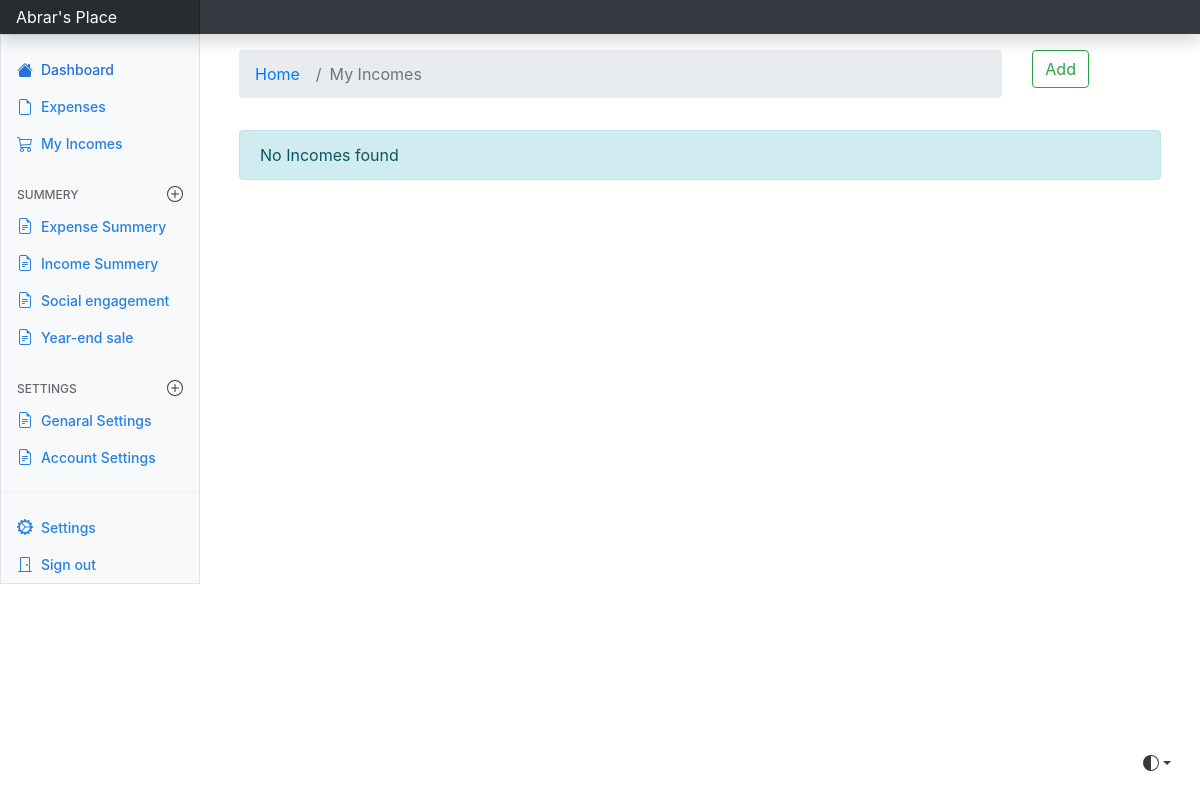
The app's page /income/income (signed in), older data.
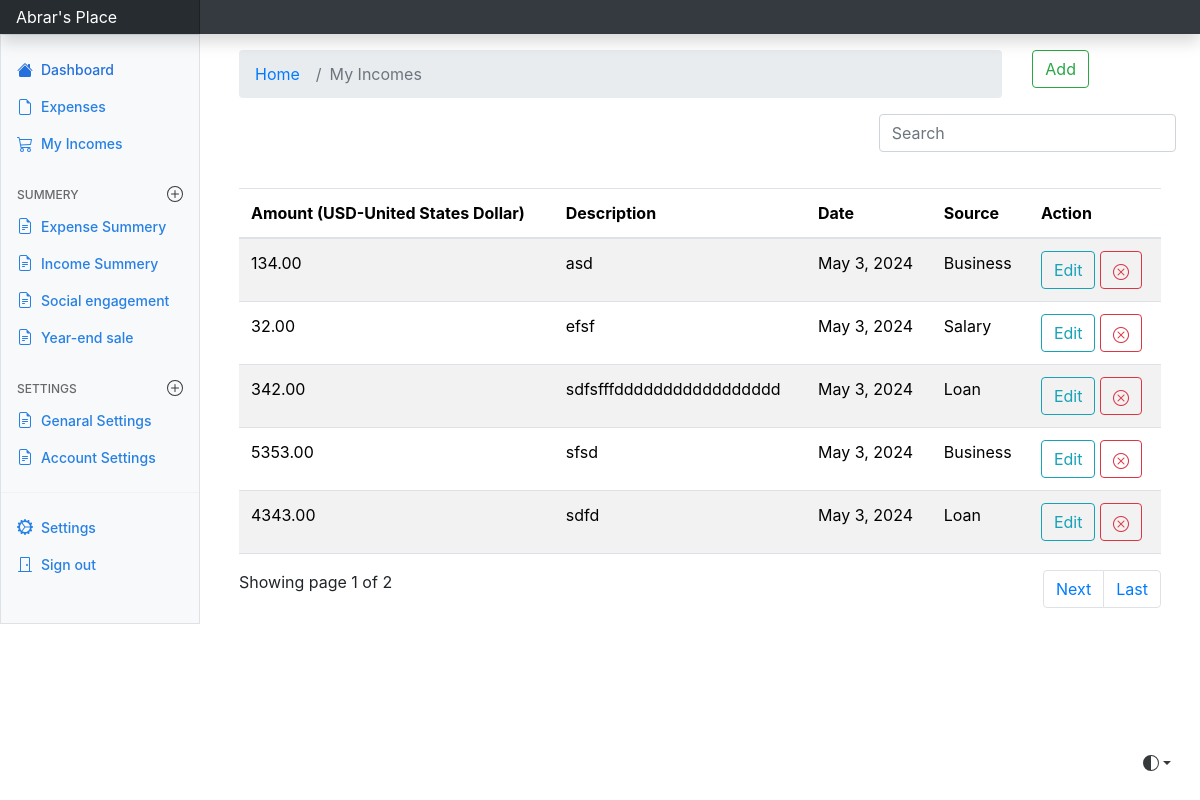
The same page, newer data.
### User_Preferences/models.py (models this page shows, shortened)
class UserPreferences(models.Model):
    user = models.OneToOneField(to=User, on_delete=models.CASCADE)
    currency = models.CharField(max_length=255,blank=True,null=True)

### income/models.py (models this page shows, shortened)
class Add_income(models.Model):
    source_type = {
        "Salary": "Salary",
        "Business": "Business",
        "Loan": "Loan",
        "Other": "Other",
    }
    user = models.ForeignKey(settings.AUTH_USER_MODEL, on_delete=models.CASCADE, default=1)
    amount = models.DecimalField(max_digits=10, decimal_places=2)
    description = models.TextField()
    source = models.CharField(choices=list(source_type.items()), max_length=20)
    date = models.DateField()

### income/views.py (the view)
# urls.py: path('', views.index, name='index'),
@login_required(login_url='/authentication/')
def index(request):
    data = Add_income.objects.filter(user=request.user)
    currency = UserPreferences.objects.get(user=request.user).currency
    paginator = Paginator(data, 5)
    page_number = request.GET.get('page')
    page_obj = paginator.get_page(page_number)
    return render(request, 'income/index.html', {'data': data, 'page_obj': page_obj, 'currency': currency})

### templates/income/index.html (shortened to what this page needs)
{% extends "base.html" %}
{% load static %}
{% block content %}
<link rel="stylesheet" href="https://cdn.jsdelivr.net/npm/bootstrap@4.0.0/dist/css/bootstrap.min.css">
<link rel="stylesheet" href="https://cdn.jsdelivr.net/npm/bootstrap-icons@1.11.3/font/bootstrap-icons.min.css">
<div class ="container mt-3">
    <div class="row">
        <div class="col-md-10">
            <nav aria-label="breadcrumb">
                <ol class="breadcrumb">
                <li class="breadcrumb-item"><a href="{% url 'index' %}">Home</a></li>
                <li class="breadcrumb-item active" aria-current="page">My Incomes</li>
                </ol>
            </nav>
        </div>
        <div class="col-md-1">
            <a href="{% url 'add_income' %}" type="button" class="btn btn-outline-success">Add</a>
        </div>
    </div>
</div>
{% if data %}
<div class="row justify-content-end">
    <div class="col-md-4">
        <form method="GET">
            <div class="input-group mb-3">
                <input type="text" class="form-control" placeholder="Search" name="search" id="searchField" value="{{ request.GET.q }}">
            </div>
        </form>
    </div>
</div>
<div class="container" style="margin-top: 20px;">
    <div class="app-table">
        <table class="table table-striped">
            <thead>
                <tr>
                    <th scope="col">Amount ({{currency}})</th>
                    <th scope="col">Description</th>
                    <th scope="col">Date</th>
                    <th scope="col">Source</th>
                    <th scope="col">Action</th>
                </tr>
            </thead>
            <tbody>
                {% for income in page_obj %}
                <tr>
                    <td>{{ income.amount }}</td>
                    <td>{{ income.description }}</td>
                    <td>{{ income.date }}</td>
                    <td>{{ income.source }}</td>
                    <td>
                        <a href="{% url 'edit_income' income.id %}" type="button" class="btn btn-outline-info">Edit</a>
                        <a href="{% url 'delete_income' income.id %}" class="btn btn-outline-danger"><i class="bi bi-x-circle"></i></a>
                    </td>
                </tr>
                {% endfor %}
            </tbody>
        </table>
    </div>
    <div class="pagination-container">
    <div class="">
        Showing page {{page_obj.number}} of {{page_obj.paginator.num_pages}}
        <ul class="pagination align-right float-right mr-auto">
            {% if page_obj.has_next %}
            <li class="page-item">
                <a class="page-link" href="?page={{ page_obj.next_page_number }}">Next</a>
            </li>
            <li class="page-item">
                <a class="page-link" href="?page={{ page_obj.paginator.num_pages }}">Last</a>
            </li>
            {% endif %}
        </ul>
    </div>
    </div>
</div>
{% else %}
    <div class="container mt-3">
        <div class="alert alert-info" role="alert">
            No Incomes found
        </div>
    </div>
{% endif %}
{% endblock content %}

### templates/base.html (shortened to what this page needs)
{% load static %}
<!doctype html>
<html lang="en" data-bs-theme="auto">
  <head>
    <link rel="stylesheet" href="https://cdn.jsdelivr.net/npm/@docsearch/css@3">
<link href="{% static 'css/bootstrap.min.css' %}" rel="stylesheet">
<link href="{% static 'css/main.css' %}" rel="stylesheet">
    <link href="{% static 'css/dashboard.css' %}" rel="stylesheet">
  </head>
  <body>
    <div class="dropdown position-fixed bottom-0 end-0 mb-3 me-3 bd-mode-toggle">
      <button class="btn btn-bd-primary py-2 dropdown-toggle d-flex align-items-center"
              id="bd-theme"
              type="button"
              aria-expanded="false"
              data-bs-toggle="dropdown"
              aria-label="Toggle theme (auto)">
        <svg class="bi my-1 theme-icon-active" width="1em" height="1em"><use href="#circle-half"></use></svg>
      </button>
    </div>
<header class="navbar sticky-top bg-dark flex-md-nowrap p-0 shadow" data-bs-theme="dark">
  <a class="navbar-brand col-md-3 col-lg-2 me-0 px-3 fs-6 text-white" href="#">Abrar's Place</a>
</header>
<div class="container-fluid">
  <div class="row">
    {% include "partials/_sidebar.html" %}
    <main class="col-md-9 ms-sm-auto col-lg-10 px-md-4">
      {% block content %}
      {% endblock %}
    </main>
  </div>
</div>
    </body>
</html>

### templates/partials/_sidebar.html (shortened to what this page needs)
{% load static %}
<div class="sidebar border border-right col-md-3 col-lg-2 p-0 bg-body-tertiary">
    <div class="offcanvas-md offcanvas-end bg-body-tertiary" tabindex="-1" id="sidebarMenu" aria-labelledby="sidebarMenuLabel">
      <div class="offcanvas-body d-md-flex flex-column p-0 pt-lg-3 overflow-y">
        <ul class="nav flex-column">
          <li class="nav-item">
            <a class="nav-link d-flex align-items-center gap-2 active" aria-current="page" href="{% url 'index' %}">
              <svg class="bi"><use xlink:href="#house-fill"/></svg>
              Dashboard
            </a>
          </li>
          <li class="nav-item">
            <a class="nav-link d-flex align-items-center gap-2" href="{% url 'expense' %}">
              <svg class="bi"><use xlink:href="#file-earmark"/></svg>
              Expenses
            </a>
          </li>
          <li class="nav-item">
            <a class="nav-link d-flex align-items-center gap-2" href="{% url "income" %}">
              <svg class="bi"><use xlink:href="#cart"/></svg>
              My Incomes
            </a>
          </li>
        </ul>
        <h6 class="sidebar-heading d-flex justify-content-between align-items-center px-3 mt-4 mb-1 text-body-secondary text-uppercase">
          <span>Summery</span>
          <a class="link-secondary" href="#" aria-label="Add a new report">
            <svg class="bi"><use xlink:href="#plus-circle"/></svg>
          </a>
        </h6>
        <ul class="nav flex-column mb-auto">
          <li class="nav-item">
            <a class="nav-link d-flex align-items-center gap-2" href="#">
              <svg class="bi"><use xlink:href="#file-earmark-text"/></svg>
              Expense Summery
            </a>
          </li>
          <li class="nav-item">
            <a class="nav-link d-flex align-items-center gap-2" href="#">
              <svg class="bi"><use xlink:href="#file-earmark-text"/></svg>
              Income Summery
            </a>
          </li>
          <li class="nav-item">
            <a class="nav-link d-flex align-items-center gap-2" href="#">
              <svg class="bi"><use xlink:href="#file-earmark-text"/></svg>
              Social engagement
            </a>
          </li>
          <li class="nav-item">
            <a class="nav-link d-flex align-items-center gap-2" href="#">
              <svg class="bi"><use xlink:href="#file-earmark-text"/></svg>
              Year-end sale
            </a>
          </li>
        </ul>
        <h6 class="sidebar-heading d-flex justify-content-between align-items-center px-3 mt-4 mb-1 text-body-secondary text-uppercase">
          <span>Settings</span>
          <a class="link-secondary" href="#" aria-label="Add a new report">
            <svg class="bi"><use xlink:href="#plus-circle"/></svg>
          </a>
        </h6>
        <ul class="nav flex-column mb-auto">
          <li class="nav-item">
            <a class="nav-link d-flex align-items-center gap-2" href="{% url 'general_settings' %}">
              <svg class="bi"><use xlink:href="#file-earmark-text"/></svg>
              Genaral Settings
            </a>
          </li>
          <li class="nav-item">
            <a class="nav-link d-flex align-items-center gap-2" href="#">
              <svg class="bi"><use xlink:href="#file-earmark-text"/></svg>
              Account Settings
            </a>
          </li>
        </ul>
        <hr class="my-3">
        <ul class="nav flex-column mb-auto">
          <li class="nav-item">
            <a class="nav-link d-flex align-items-center gap-2" href="#">
              <svg class="bi"><use xlink:href="#gear-wide-connected"/></svg>
              Settings
            </a>
          </li>
          <li class="nav-item">
            <a class="nav-link d-flex align-items-center gap-2" href="{% url 'logout' %}">
              <svg class="bi"><use xlink:href="#door-closed"/></svg>
              Sign out
            </a>
          </li>
        </ul>
      </div>
    </div>
  </div>

### Expense_Tracker/static/css/main.css (style rules this page uses)
.bi { vertical-align: -.125em; fill: currentColor; }
.bd-mode-toggle { z-index: 1500; }

Row changes from the older to the newer data that the page shows:
now on this page (row edited): UserPreferences: currency "USD-United States Dollar"
added Add_income: amount "134.00", description "asd", date "May 3, 2024", source "Business"
added Add_income: amount "32.00", description "efsf", date "May 3, 2024", source "Salary"
added Add_income: amount "342.00", description "sdfsfffddddddddddddddddd", date "May 3, 2024", source "Loan"
added Add_income: amount "5353.00", description "sfsd", date "May 3, 2024", source "Business"
added Add_income: amount "4343.00", description "sdfd", date "May 3, 2024", source "Loan"
Text that changed along with them:
{{ page_obj.number }}: (not shown) → "1"
{{ page_obj.paginator.num_pages }}: (not shown) → "2"
text no longer shown: "No Incomes found"
text now shown: "Amount ( ) Description Date Source Action Showing page of Next Last"
